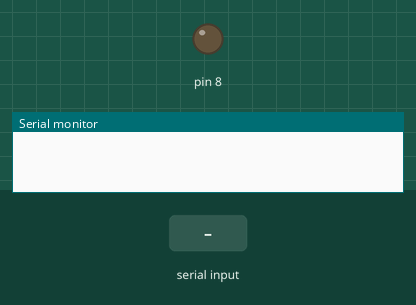
Simulated run of this sketch. Board: Arduino Uno, built with avr-gcc and run on an emulated ATmega328P. Parts: output pins drawn as LEDs (lit = HIGH), the last lines printed to the serial monitor. Inputs (shaded band) come from the test bench.

Above: at 1.2 s.
1.3 s: "1\n" received over Serial
At 2.0 s:
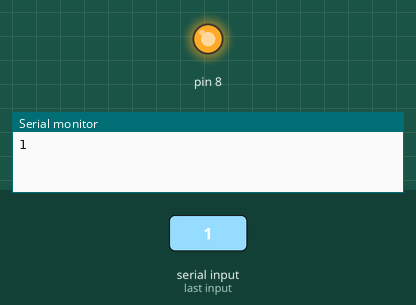
2.8 s: "0\n" received over Serial
At 3.1 s:
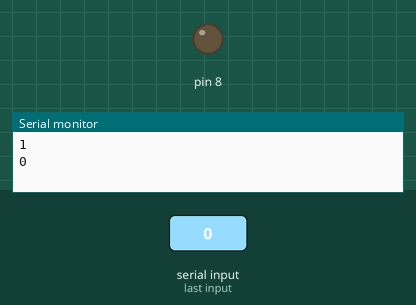
Timing chart, 0 to 5.8 s (numbered marks = the images above; inputs shaded):
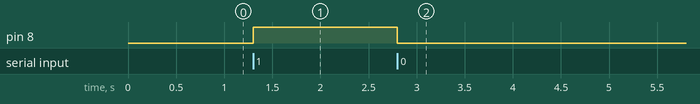

Measured:
- after the input at 1.3 s, pin 8: LOW → HIGH at once
- after the input at 2.8 s, pin 8: HIGH → LOW at once

The sketch:

ArduinoProject.ino
```cpp
char incoming_value = 0;

void setup(){
  Serial.begin(9600);
  pinMode(8, OUTPUT);
}

void loop(){
  if(Serial.available() > 0){
      incoming_value = Serial.read();
      Serial.print(incoming_value);
      Serial.print("\n");
      if(incoming_value == '1'){
          digitalWrite(8, HIGH);
      }else if(incoming_value == '0'){
          digitalWrite(8, LOW);
      }
  }
}
```
